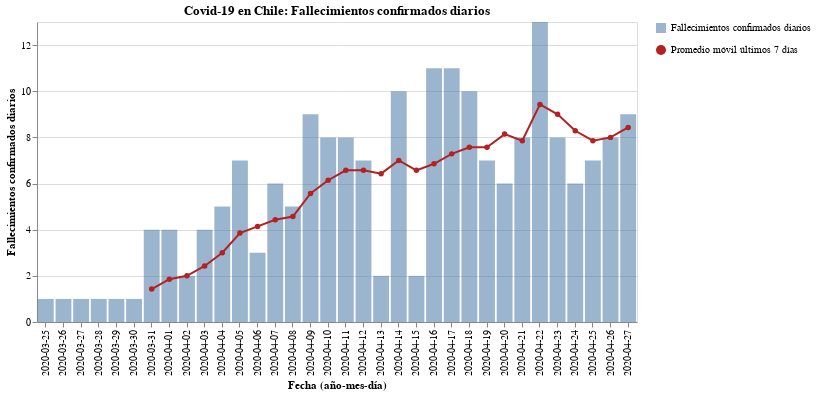

This figure's notebook cell:
### Code cell
#hide_input
bars = alt.Chart(new_deaths).mark_bar(opacity=0.7).encode(
    x = alt.X('Dates:N', axis=alt.Axis(title='Fecha (año-mes-día)')),
    y = alt.Y('New_deaths:Q', axis=alt.Axis(title='Fallecimientos confirmados diarios')),
    tooltip = ['Dates', 'New_deaths'],
    opacity=alt.Opacity('Fallecimientos confirmados diarios', legend=alt.Legend(title=""))
)

line = alt.Chart(new_deaths).mark_line(point={
      "filled": True,
      "fill": "firebrick"
    }, color='firebrick').encode(
    x=alt.X('Dates:N', axis=alt.Axis(title='Fecha (año-mes-día)')),
    y = alt.Y('Rolling:Q'),
    shape=alt.Shape('Promedio móvil últimos 7 días', legend=alt.Legend(title=""))
)

(bars + line).properties(
    title='Covid-19 en Chile: Fallecimientos confirmados diarios',
    width=600
)

### Figure 1 — Vega-Lite specification as saved in the notebook (floating-point values rounded to 4 significant figures)
{"config": {"view": {"continuousWidth": 400, "continuousHeight": 300}}, "layer": [{"mark": {"type": "bar", "opacity": 0.7}, "encoding": {"opacity": {"type": "nominal", "field": "Fallecimientos confirmados diarios", "legend": {"title": ""}}, "tooltip": [{"type": "nominal", "field": "Dates"}, {"type": "quantitative", "field": "New_deaths"}], "x": {"type": "nominal", "axis": {"title": "Fecha (año-mes-día)"}, "field": "Dates"}, "y": {"type": "quantitative", "axis": {"title": "Fallecimientos confirmados diarios"}, "field": "New_deaths"}}}, {"mark": {"type": "line", "color": "firebrick", "point": {"filled": true, "fill": "firebrick"}}, "encoding": {"shape": {"type": "nominal", "field": "Promedio móvil últimos 7 días", "legend": {"title": ""}}, "x": {"type": "nominal", "axis": {"title": "Fecha (año-mes-día)"}, "field": "Dates"}, "y": {"type": "quantitative", "field": "Rolling"}}}], "data": {"name": "data-b1f98508dff45bfe6fd15ada0334f480"}, "title": "Covid-19 en Chile: Fallecimientos confirmados diarios", "width": 600, "$schema": "https://vega.github.io/schema/vega-lite/v4.8.1.json", "datasets": {"data-b1f98508dff45bfe6fd15ada0334f480": [{"Dates": "2020-03-25", "New_deaths": 1, "Rolling": null, "Fallecimientos confirmados diarios": "Fallecimientos confirmados diarios", "Promedio móvil últimos 7 días": "Promedio móvil últimos 7 días"}, {"Dates": "2020-03-26", "New_deaths": 1, "Rolling": null, "Fallecimientos confirmados diarios": "Fallecimientos confirmados diarios", "Promedio móvil últimos 7 días": "Promedio móvil últimos 7 días"}, {"Dates": "2020-03-27", "New_deaths": 1, "Rolling": null, "Fallecimientos confirmados diarios": "Fallecimientos confirmados diarios", "Promedio móvil últimos 7 días": "Promedio móvil últimos 7 días"}, {"Dates": "2020-03-28", "New_deaths": 1, "Rolling": null, "Fallecimientos confirmados diarios": "Fallecimientos confirmados diarios", "Promedio móvil últimos 7 días": "Promedio móvil últimos 7 días"}, {"Dates": "2020-03-29", "New_deaths": 1, "Rolling": null, "Fallecimientos confirmados diarios": "Fallecimientos confirmados diarios", "Promedio móvil últimos 7 días": "Promedio móvil últimos 7 días"}, {"Dates": "2020-03-30", "New_deaths": 1, "Rolling": null, "Fallecimientos confirmados diarios": "Fallecimientos confirmados diarios", "Promedio móvil últimos 7 días": "Promedio móvil últimos 7 días"}, {"Dates": "2020-03-31", "New_deaths": 4, "Rolling": 1.429, "Fallecimientos confirmados diarios": "Fallecimientos confirmados diarios", "Promedio móvil últimos 7 días": "Promedio móvil últimos 7 días"}, {"Dates": "2020-04-01", "New_deaths": 4, "Rolling": 1.857, "Fallecimientos confirmados diarios": "Fallecimientos confirmados diarios", "Promedio móvil últimos 7 días": "Promedio móvil últimos 7 días"}, {"Dates": "2020-04-02", "New_deaths": 2, "Rolling": 2.0, "Fallecimientos confirmados diarios": "Fallecimientos confirmados diarios", "Promedio móvil últimos 7 días": "Promedio móvil últimos 7 días"}, {"Dates": "2020-04-03", "New_deaths": 4, "Rolling": 2.429, "Fallecimientos confirmados diarios": "Fallecimientos confirmados diarios", "Promedio móvil últimos 7 días": "Promedio móvil últimos 7 días"}, {"Dates": "2020-04-04", "New_deaths": 5, "Rolling": 3.0, "Fallecimientos confirmados diarios": "Fallecimientos confirmados diarios", "Promedio móvil últimos 7 días": "Promedio móvil últimos 7 días"}, {"Dates": "2020-04-05", "New_deaths": 7, "Rolling": 3.857, "Fallecimientos confirmados diarios": "Fallecimientos confirmados diarios", "Promedio móvil últimos 7 días": "Promedio móvil últimos 7 días"}, {"Dates": "2020-04-06", "New_deaths": 3, "Rolling": 4.143, "Fallecimientos confirmados diarios": "Fallecimientos confirmados diarios", "Promedio móvil últimos 7 días": "Promedio móvil últimos 7 días"}, {"Dates": "2020-04-07", "New_deaths": 6, "Rolling": 4.429, "Fallecimientos confirmados diarios": "Fallecimientos confirmados diarios", "Promedio móvil últimos 7 días": "Promedio móvil últimos 7 días"}, {"Dates": "2020-04-08", "New_deaths": 5, "Rolling": 4.571, "Fallecimientos confirmados diarios": "Fallecimientos confirmados diarios", "Promedio móvil últimos 7 días": "Promedio móvil últimos 7 días"}, {"Dates": "2020-04-09", "New_deaths": 9, "Rolling": 5.571, "Fallecimientos confirmados diarios": "Fallecimientos confirmados diarios", "Promedio móvil últimos 7 días": "Promedio móvil últimos 7 días"}, {"Dates": "2020-04-10", "New_deaths": 8, "Rolling": 6.143, "Fallecimientos confirmados diarios": "Fallecimientos confirmados diarios", "Promedio móvil últimos 7 días": "Promedio móvil últimos 7 días"}, {"Dates": "2020-04-11", "New_deaths": 8, "Rolling": 6.571, "Fallecimientos confirmados diarios": "Fallecimientos confirmados diarios", "Promedio móvil últimos 7 días": "Promedio móvil últimos 7 días"}, {"Dates": "2020-04-12", "New_deaths": 7, "Rolling": 6.571, "Fallecimientos confirmados diarios": "Fallecimientos confirmados diarios", "Promedio móvil últimos 7 días": "Promedio móvil últimos 7 días"}, {"Dates": "2020-04-13", "New_deaths": 2, "Rolling": 6.429, "Fallecimientos confirmados diarios": "Fallecimientos confirmados diarios", "Promedio móvil últimos 7 días": "Promedio móvil últimos 7 días"}, {"Dates": "2020-04-14", "New_deaths": 10, "Rolling": 7.0, "Fallecimientos confirmados diarios": "Fallecimientos confirmados diarios", "Promedio móvil últimos 7 días": "Promedio móvil últimos 7 días"}, {"Dates": "2020-04-15", "New_deaths": 2, "Rolling": 6.571, "Fallecimientos confirmados diarios": "Fallecimientos confirmados diarios", "Promedio móvil últimos 7 días": "Promedio móvil últimos 7 días"}, {"Dates": "2020-04-16", "New_deaths": 11, "Rolling": 6.857, "Fallecimientos confirmados diarios": "Fallecimientos confirmados diarios", "Promedio móvil últimos 7 días": "Promedio móvil últimos 7 días"}, {"Dates": "2020-04-17", "New_deaths": 11, "Rolling": 7.286, "Fallecimientos confirmados diarios": "Fallecimientos confirmados diarios", "Promedio móvil últimos 7 días": "Promedio móvil últimos 7 días"}, {"Dates": "2020-04-18", "New_deaths": 10, "Rolling": 7.571, "Fallecimientos confirmados diarios": "Fallecimientos confirmados diarios", "Promedio móvil últimos 7 días": "Promedio móvil últimos 7 días"}, {"Dates": "2020-04-19", "New_deaths": 7, "Rolling": 7.571, "Fallecimientos confirmados diarios": "Fallecimientos confirmados diarios", "Promedio móvil últimos 7 días": "Promedio móvil últimos 7 días"}, {"Dates": "2020-04-20", "New_deaths": 6, "Rolling": 8.143, "Fallecimientos confirmados diarios": "Fallecimientos confirmados diarios", "Promedio móvil últimos 7 días": "Promedio móvil últimos 7 días"}, {"Dates": "2020-04-21", "New_deaths": 8, "Rolling": 7.857, "Fallecimientos confirmados diarios": "Fallecimientos confirmados diarios", "Promedio móvil últimos 7 días": "Promedio móvil últimos 7 días"}, {"Dates": "2020-04-22", "New_deaths": 13, "Rolling": 9.429, "Fallecimientos confirmados diarios": "Fallecimientos confirmados diarios", "Promedio móvil últimos 7 días": "Promedio móvil últimos 7 días"}, {"Dates": "2020-04-23", "New_deaths": 8, "Rolling": 9.0, "Fallecimientos confirmados diarios": "Fallecimientos confirmados diarios", "Promedio móvil últimos 7 días": "Promedio móvil últimos 7 días"}, {"Dates": "2020-04-24", "New_deaths": 6, "Rolling": 8.286, "Fallecimientos confirmados diarios": "Fallecimientos confirmados diarios", "Promedio móvil últimos 7 días": "Promedio móvil últimos 7 días"}, {"Dates": "2020-04-25", "New_deaths": 7, "Rolling": 7.857, "Fallecimientos confirmados diarios": "Fallecimientos confirmados diarios", "Promedio móvil últimos 7 días": "Promedio móvil últimos 7 días"}, {"Dates": "2020-04-26", "New_deaths": 8, "Rolling": 8.0, "Fallecimientos confirmados diarios": "Fallecimientos confirmados diarios", "Promedio móvil últimos 7 días": "Promedio móvil últimos 7 días"}, {"Dates": "2020-04-27", "New_deaths": 9, "Rolling": 8.429, "Fallecimientos confirmados diarios": "Fallecimientos confirmados diarios", "Promedio móvil últimos 7 días": "Promedio móvil últimos 7 días"}]}}
